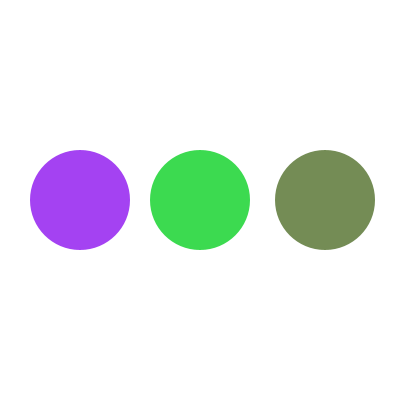
Frame 1 (no input)
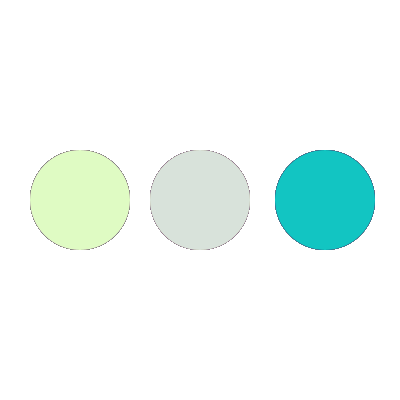
Frame 60 (the mouse pressed at the canvas centre just before this capture)
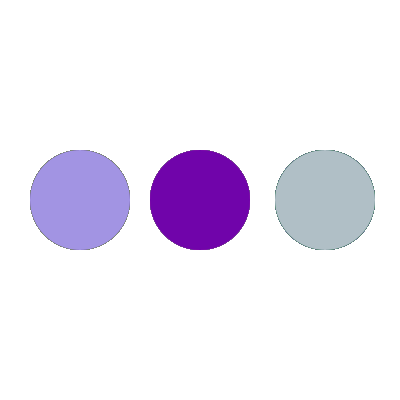
Frame 120 (the mouse held since frame 60 and released just before this capture)

The Processing sketch that drew these frames (run headless with seeded random() and noise(); from frame 60 on, the mouse is pressed at the canvas centre):

// Processing sketch: exer16_function
// ── exer16_function.pde
void setup() {
  size(400, 400);
  background(255);

}

void draw() {
  randomColor(255, 10, 50);
  myCircle(width/5, height/2, 100);
  
  randomColor(20, 255, 50);
  myCircle(width/2, height/2, 100);
  
  randomColor(255, 10, 255);
  myCircle(width/2 + 125, height/2, 100);
}

void myCircle(int x, int y, int diam) {
  ellipse(x, y, diam, diam);
}

void randomColor(float r, float g, float b) {
  r = random(255);
  g = random(255);
  b = random(255);
  
  noStroke();
  fill(r, g, b);
}
